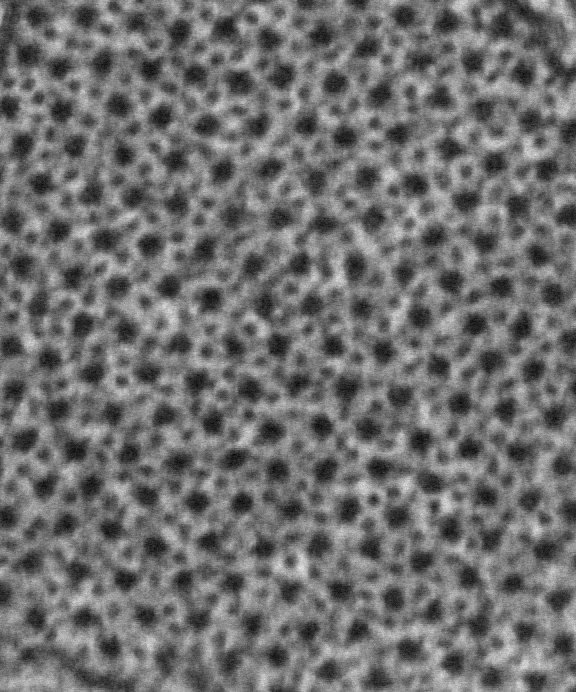
%> input picture Original Image.tif, 576 x 692 px
$ octave fiber_segmentation_and_measurement.m   (GNU Octave 9; MATLAB toolbox functions it lacks are replaced by stand-ins)
%> lines starting %> are read from the running program, lines starting %| are printed output that depends on the picture; in (x1, y1, x2, y2) boxes, pixels count from 0 and x2, y2 are one past the last pixel; in counts of white or black regions, pixels touching at a corner belong together; the program's own positions count from 1
%%%%%%%%%%%%%%%%%%%%%%%%%%%%%%%%%%%%%%%%%%%%%%%%%%%%%%%%%%%%%%%%%%%%%%%%%%%
% % % This algorithm applies 2D image segmentation and convolution to locate
% % % and isolate the dark circles (fibres) from the picture. There are four
% % % parameters that usually regulate the accuracy and precision of the
% % % analysis: Area_filter is used to filter out the small vesicles that are
% % % not part of the fibre; windowSize denotes to the kernal size (e.g. 3*3
% % % rectangle) for image convolution; neighbor_num specifies the number of
% % % neighbors you would like to choose for determinging the distance of
% % % separate fibers nearby. Please refer to the excel file to find the
% % % optimized parameters for each condition. The purpose of not using
% % % consistant variables is to maximize the number of fibers (>90%) that
% % % could be measured.
% % %
% % % The output consist of three pieces: average of distance between fiber
% % % centers; average cross-sectional area of fibers; average distance
% % % between fibers from edge to edge

clearvars; close all; warning off

% Parameters
SensitivityValue = 0.9; % range from 0.9-1
Area_filter_1 = 10;
Area_filter_2 = 100; % range from 50-200
windowSize = 3;
neighbor_num = 6;

% File Loading
cell_file = uigetfile('*.tif','Select Actin Images')
%> the answer given: Original Image.tif
I = imread(cell_file);
%> I is the input picture: size 692x576 uint8; min 5, max 227, mean 111.3
imshow(I)

BW = imbinarize(I,'adaptive','sensitivity',SensitivityValue);
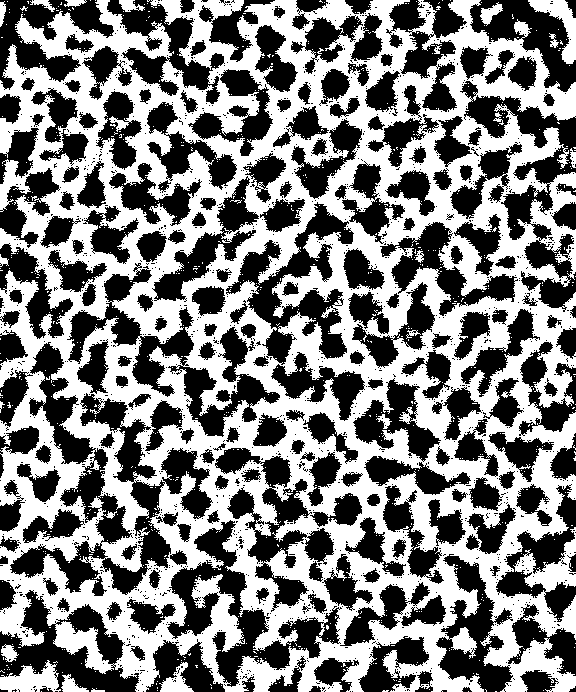
%> BW: size 692x576 logical; 50.1% white; 1631 black regions (1425 under 20 px), largest, box (x1, y1, x2, y2) and area: (10, 342, 213, 596) 13882, (67, 263, 280, 437) 8306, (167, 520, 342, 687) 7700
BW_com = imcomplement(BW);
figure()
imshow(BW_com)

% extra part
BW_remove = bwareaopen(BW_com,Area_filter_1);
figure()
imshow(BW_remove)

kernel = ones(windowSize)/windowSize^2;
blurredImage = conv2(double(BW_remove), kernel, 'same');
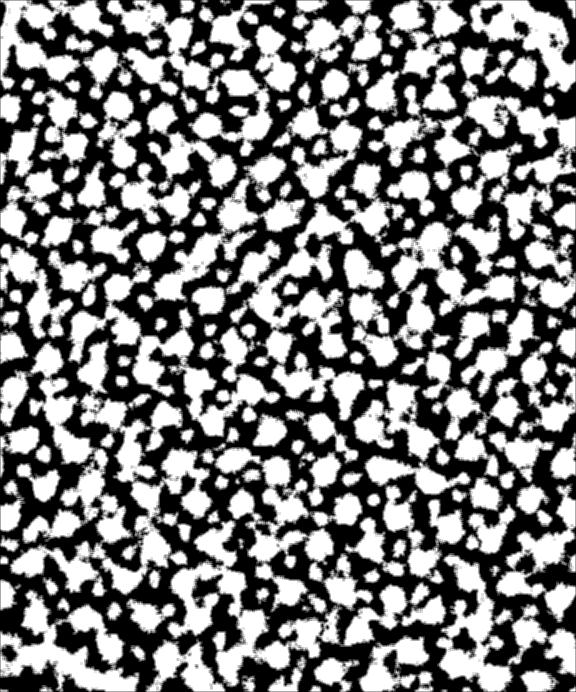
%> blurredImage: size 692x576 double; min 0, max 1, mean 0.493
figure()
imshow(blurredImage)

BW_remove_1 = bwareaopen(blurredImage,Area_filter_2);
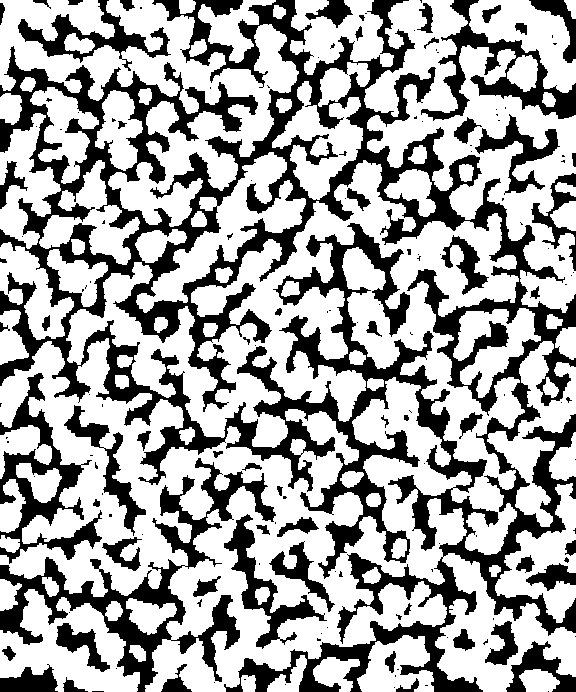
%> BW_remove_1: size 692x576 logical; 64.9% white; 161 black regions (98 under 20 px), largest, box (x1, y1, x2, y2) and area: (0, 0, 576, 692) 93419, (0, 458, 276, 692) 11695, (0, 373, 102, 564) 5233
imedge = edge(logical(BW_remove_1),'canny');
%> imedge: size 692x576 logical; 9.6% white in thin lines or dots
imedge = imclose(imedge,strel('square',4));
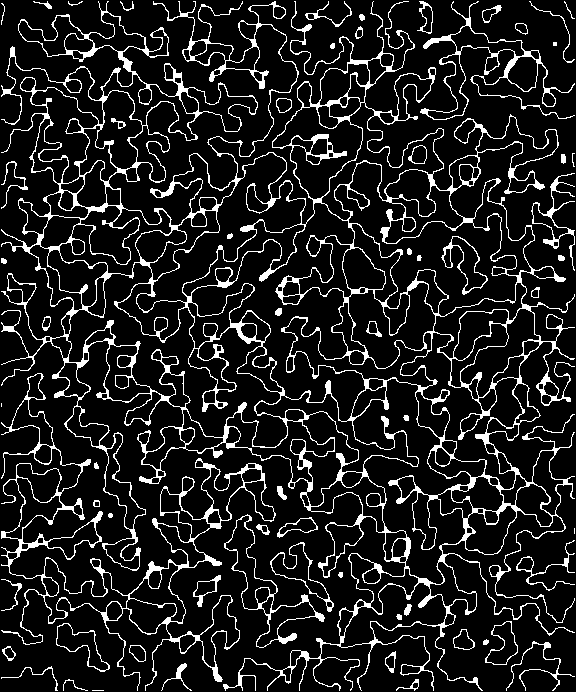
%> imedge: size 692x576 logical; 12.1% white in thin lines or dots
figure()
imshow(imedge)

implane = imfill(imedge,'holes');
%> implane: size 692x576 logical; 56.9% white; 1 black region, box (x1, y1, x2, y2) and area: (0, 0, 576, 692) 171790
figure()
imshow(implane)

BW_remove_2 = bwareaopen(implane,Area_filter_2);
%> BW_remove_2: size 692x576 logical; 56.6% white; 1 black region
% BW_remove_2 = bwareaopen(logical(blurredImage),Area_filter_2);

imLabel = bwlabel(BW_remove_2);
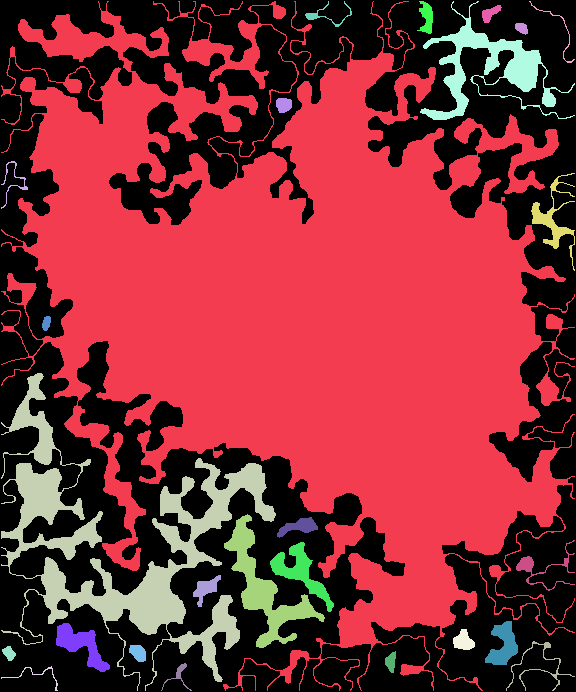
%> imLabel: size 692x576 double; 27 distinct labels, from 0 to 26; one colour per label, 0 black
stats = regionprops(imLabel,'all');
%> stats = 26 regions; largest, box (x1, y1, x2, y2), Area, Centroid, MajorAxisLength, MinorAxisLength and Eccentricity: (1, 1, 575, 691) 192229 [304 314] 660.7 457.4 0.722, (1, 373, 276, 691) 17951 [126.8 544.1] 328.4 236.4 0.694, (420, 1, 575, 120) 4159 [490.8 69.3] 143.5 100.8 0.712
figure()
imshow(BW_remove_2)
hold on

index = [1:size(stats)];
%> index = 26 values from 1 to 26
centers = [];
for i = 1:size(stats,1)
    centers = cat(1,centers,stats(i).Centroid);
    if stats(i).Solidity < 0.6 || stats(i).Area < 10
        plot(stats(i).Centroid(1),stats(i).Centroid(2),'r*');
        hold on
        index(i)=0;
        centers(end,:)=[];
    end
end
%> this loop made 26 passes
%> after the loop, centers = 14 rows, first 12: [9.67 653.8; 47.03 323.7; 81.7 645.7; 138.7 653.4; 206.4 589.5; 301.3 572.8; 284.4 105.5; 299.5 527.3; 391.5 662.4; 427.3 18.09; 464.1 641.6; 490.9 13.92]; index = 26 values, max 23 at index 23, min 0 at index 1, mean 7.35
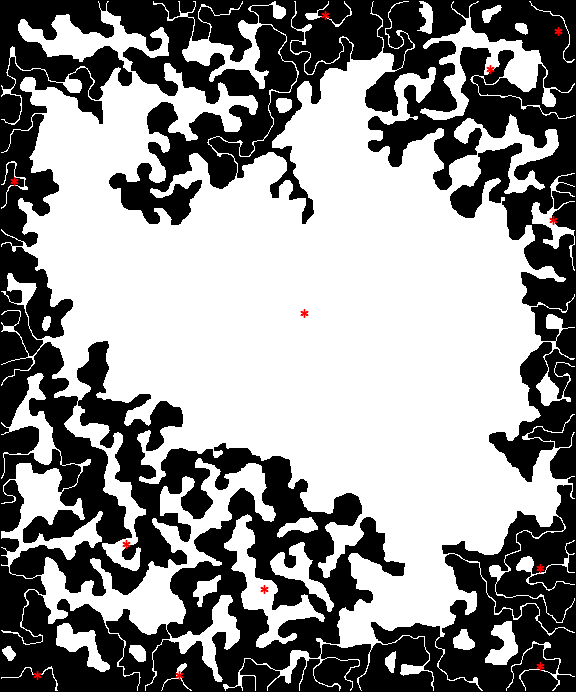
%> figure redrawn from the program's plot data
hold off

index = nonzeros(index);
%> index = [5; 6; 7; 8; 10; 12; 13; 14; 16; 17; 19; 20; 21; 23]
implane_2=ismember(imLabel,index);
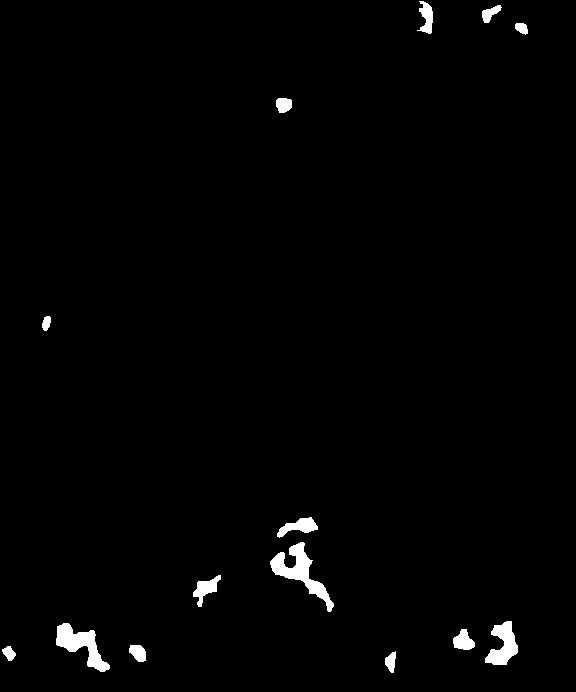
%> implane_2: size 692x576 logical; 1.4% white; 14 white regions, largest, box (x1, y1, x2, y2) and area: (270, 542, 334, 612) 1296, (56, 623, 110, 672) 1089, (485, 621, 518, 665) 823
figure()
imshow(implane_2)
stats_2 = regionprops(implane_2,'FilledArea');
%> stats_2 = 14 items; first 5, FilledArea: 130, 101, 1089, 219, 379

for i=1:size(centers,1)
    centers_temp = centers;
    centers_temp(i,:) = [];
    Idx = knnsearch(centers_temp,centers(i,:),'K',neighbor_num);
    for j=1:size(Idx,2)
        center_dist_temp(j) = norm(centers(i,:)-centers_temp(Idx(j),:));
    end
    center_dist(i) = mean(center_dist_temp);
end
%> this loop made 14 passes
%> Idx on passes 1 to 12: [2 3 4 5 7 1], [4 6 2 7 1 3], [3 1 4 5 7 8], [3 4 1 5 7 8], [4 5 7 3 8 1], [7 5 8 10 4 12], [9 11 13 2 7 6], [6 5 8 10 4 12], [10 12 6 8 5 4], [11 13 7 2 8 6], [12 9 6 8 5 4], [13 10 7 2 8 6]
%> after the loop, center_dist = [226.6 325.8 176 153 140.7 140.4 309.3 160.3 155.3 318.1 180.2 334 212.1 345.5]; center_dist_temp = [34.7 95.59 250 546 559.3 587.3]; centers_temp = 13 rows, first 12: [9.67 653.8; 47.03 323.7; 81.7 645.7; 138.7 653.4; 206.4 589.5; 301.3 572.8; 284.4 105.5; 299.5 527.3; 391.5 662.4; 427.3 18.09; 464.1 641.6; 490.9 13.92]

% Data output
average_centered_distance = mean(center_dist);
%> average_centered_distance = 226.9
average_hole_area = mean([stats_2.FilledArea]);
%> average_hole_area = 408.6
boundary_distance = average_centered_distance-sqrt(average_hole_area)/pi*2;
%> boundary_distance = 214.1
output = [];
output(1,1) = average_centered_distance;
output(1,2) = average_hole_area;
output(1,3) = boundary_distance;

imwrite(implane_2,[cell_file(1:end-4) '_filter.jpg'])
